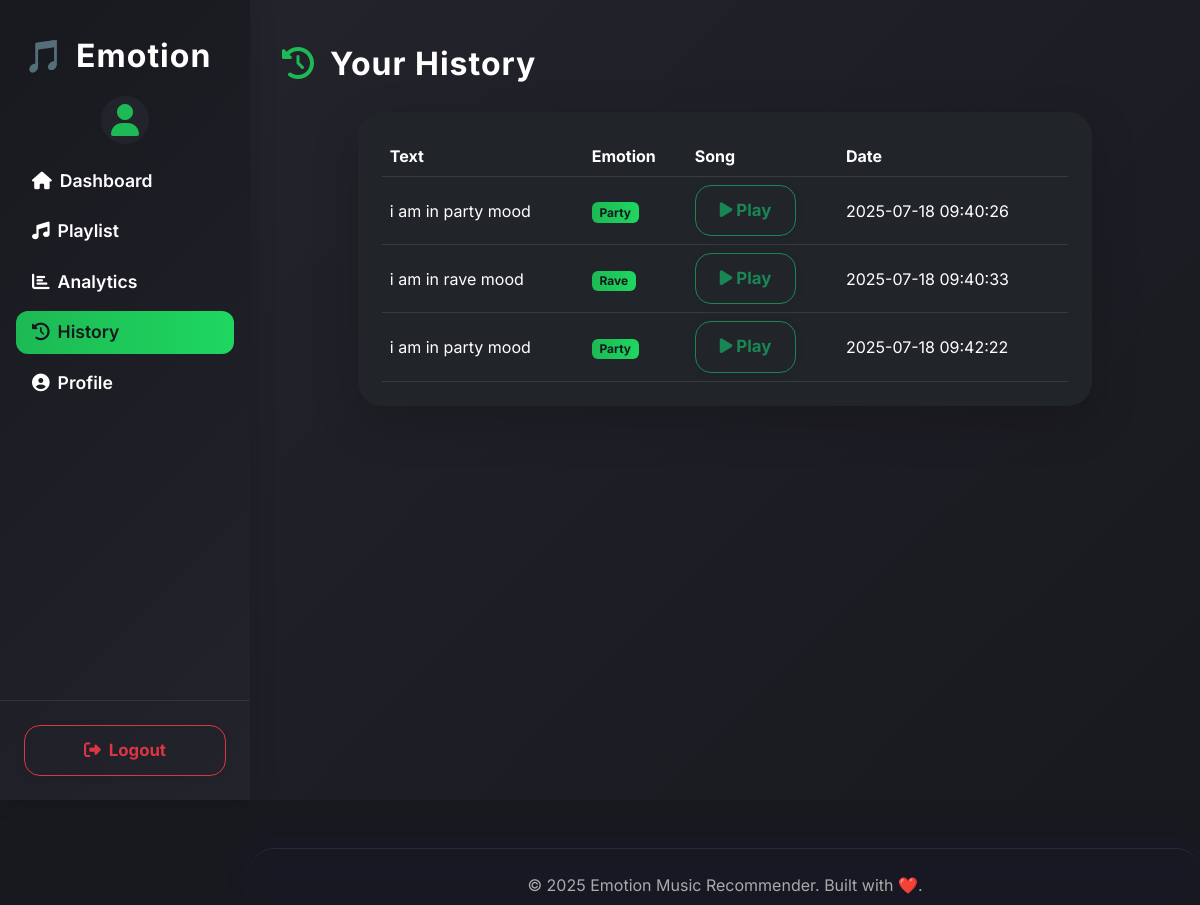
Page /history (signed in) on the committed database.
### tables this page shows
CREATE TABLE history (
    id INTEGER PRIMARY KEY AUTOINCREMENT,
    user TEXT,
    text TEXT,
    emotion TEXT,
    video_id TEXT,
    timestamp DATETIME DEFAULT CURRENT_TIMESTAMP
);

### app.py (the view)
@app.route("/history")
def history():
    if "username" not in session:
        return redirect(url_for("login"))
    conn = sqlite3.connect("users.db")
    df = pd.read_sql_query("SELECT * FROM history WHERE user = ?", conn, params=[session["username"]])
    conn.close()
    return render_template("history.html", history=df.to_dict(orient="records"))

### app.py (called while the page is built)
@app.context_processor
def inject_current_year():
    return {"current_year": datetime.now().year}

### Templates/history.html (shortened to what this page needs)
{% extends "base.html" %}
{% block content %}
<div class="container-fluid px-0">
    <div class="d-flex align-items-center mb-4" style="gap:1rem;">
        <span class="fs-2" style="color:#1db954;"><i class="fa fa-history"></i></span>
        <h2 class="fw-bold mb-0" style="color:#fff; letter-spacing:1px;">Your History</h2>
    </div>
    <div class="row justify-content-center">
        <div class="col-12 col-lg-10">
            <div class="card bg-dark text-light shadow-lg border-0 p-4">
                {% if history and history|length > 0 %}
                <div class="table-responsive">
                    <table class="table table-dark table-hover align-middle mb-0">
                        <thead>
                            <tr>
                                <th>Text</th>
                                <th>Emotion</th>
                                <th>Song</th>
                                <th>Date</th>
                            </tr>
                        </thead>
                        <tbody>
                            {% for item in history %}
                            <tr>
                                <td>{{ item.text }}</td>
                                <td><span class="badge" style="background:linear-gradient(90deg,#1db954,#1ed760);color:#18181f;">{{ item.emotion.title() }}</span></td>
                                <td>
                                    {% if item.video_id %}
                                    <a href="https://www.youtube.com/watch?v={{ item.video_id }}" target="_blank" class="btn btn-sm btn-outline-success"><i class="fa fa-play"></i> Play</a>
                                    {% else %}-{% endif %}
                                </td>
                                <td>{{ item.timestamp }}</td>
                            </tr>
                            {% endfor %}
                        </tbody>
                    </table>
                </div>
                {% endif %}
            </div>
        </div>
    </div>
</div>
{% endblock %}

### static/style.css (style rules this page uses)
body { font-family: 'Inter', 'Segoe UI', sans-serif; background: linear-gradient(135deg, #18181f 0%, #434343 100%); color: white; margin: 0; padding: 0; min-height: 100vh; overflow-x: hidden; }
h1, h2, h3 { font-weight: 700; color: #fff; letter-spacing: 0.5px; }
.btn { border-radius: 16px; padding: 12px 24px; font-weight: 700; font-size: 1.05rem; transition: all 0.2s cubic-bezier(.4,0,.2,1); box-shadow: 0 2px 8px rgba(0,0,0,0.08); }
.card { background: rgba(255, 255, 255, 0.10); border-radius: 24px; backdrop-filter: blur(12px); border: 1.5px solid rgba(255, 255, 255, 0.18); box-shadow: 0 8px 32px rgba(31, 38, 135, 0.18); padding: 2rem; transition: all 0.3s cubic-bezier(.4,0,.2,1); }
.table { background-color: transparent; color: white; border-collapse: collapse; }
.table th, .table td { vertical-align: middle; }

### Templates/base.html (style rules this page uses)
body { font-family: 'Inter', 'Segoe UI', sans-serif; background: #18181f; }

### rows in the picture
history: text "i am in party mood", emotion "Party", timestamp "2025-07-18 09:40:26"
history: text "i am in rave mood", emotion "Rave", timestamp "2025-07-18 09:40:33"
history: text "i am in party mood", emotion "Party", timestamp "2025-07-18 09:42:22"
